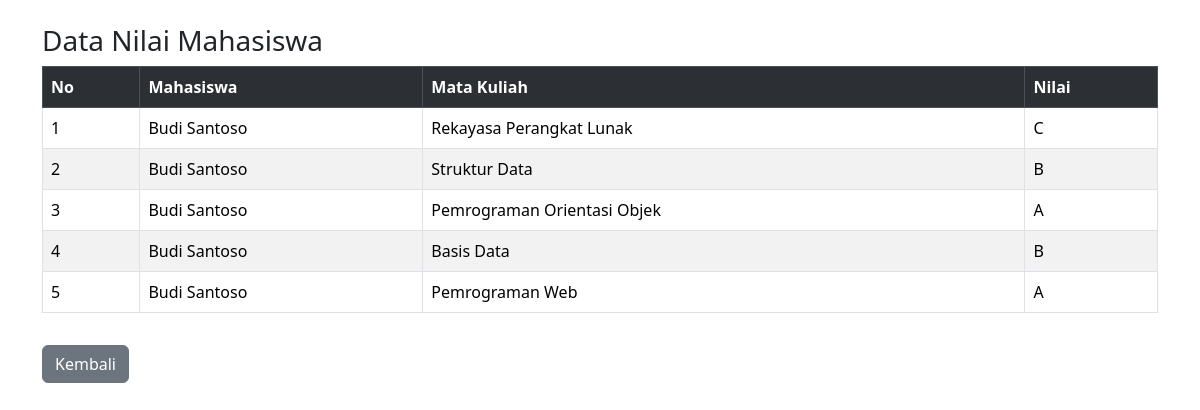
The page /index.php?url=nilai (signed in) on the database its author committed.
### tables this page shows
CREATE TABLE `nilai` (
  `id` int(11) NOT NULL,
  `mahasiswa_id` int(11) DEFAULT NULL,
  `matakuliah_id` int(11) DEFAULT NULL,
  `nilai` char(2) DEFAULT NULL
);

CREATE TABLE `mahasiswa` (
  `id` int(11) NOT NULL,
  `nim` varchar(20) NOT NULL,
  `nama` varchar(100) NOT NULL,
  `jurusan` varchar(100) DEFAULT NULL,
  `email` varchar(100) DEFAULT NULL,
  `created_at` timestamp NOT NULL DEFAULT current_timestamp()
);

CREATE TABLE `matakuliah` (
  `id` int(11) NOT NULL,
  `kode_mk` varchar(20) NOT NULL,
  `nama_mk` varchar(100) NOT NULL,
  `sks` int(11) NOT NULL
);

### app/controllers/Nilaicontroller.php (called while the page is built, shortened)
<?php
require_once '../app/models/Nilai.php';
class NilaiController {
public function index() {
    $nilai = new Nilai();
    $mahasiswa = new Mahasiswa();
    $matakuliah = new Matakuliah();
    if ($_SESSION['user']['role'] === 'admin') {
        $dataNilai = $nilai->all();
        $dataMahasiswa = $mahasiswa->all();
        $dataMatakuliah = $matakuliah->all();
    }
    else {
        $dataNilai = $nilai->byMahasiswa($_SESSION['user']['mahasiswa_id']);
    }
    require '../app/views/nilai/index.php';
}
}

### app/models/Nilai.php (called while the page is built, shortened)
<?php
require_once '../config/database.php';
class Nilai {
    private $conn;
    public function __construct() {
        $db = new Database();
        $this->conn = $db->connect();
    }
    public function byMahasiswa($mahasiswa_id) {
            $stmt = $this->conn->prepare(
                "SELECT n.id, m.nama AS mahasiswa, mk.nama_mk, n.nilai
                FROM nilai n
                JOIN mahasiswa m ON n.mahasiswa_id = m.id
                JOIN matakuliah mk ON n.matakuliah_id = mk.id
                WHERE n.mahasiswa_id = :mid
                ORDER BY n.id DESC"
            );
            $stmt->execute(['mid' => $mahasiswa_id]);
            return $stmt->fetchAll(PDO::FETCH_ASSOC);
         }
}

### config/database.php (called while the page is built, shortened)
<?php
class Database {
    private $host = "localhost";
    private $db   = "siakad_uas";
    private $user = "root";
    private $pass = "";
    public function connect() {
        try {
            $this->conn = new PDO(
                "mysql:host=$this->host;dbname=$this->db",
                $this->user,
                $this->pass
            );
            $this->conn->setAttribute(PDO::ATTR_ERRMODE, PDO::ERRMODE_EXCEPTION);
            return $this->conn;
        } catch(PDOException $e) {
            die("Koneksi gagal: " . $e->getMessage());
        }
    }
}

### app/views/nilai/index.php (the view, shortened to what this page needs)
<!DOCTYPE html>
<html>
<head>
    <link href="https://cdn.jsdelivr.net/npm/bootstrap@5.3.2/dist/css/bootstrap.min.css" rel="stylesheet">
</head>
<body class="container mt-4">
<h3>Data Nilai Mahasiswa</h3>
<table class="table table-bordered table-striped">
<tr class="table-dark">
    <th>No</th>
    <th>Mahasiswa</th>
    <th>Mata Kuliah</th>
    <th>Nilai</th>
</tr>
<?php if (!empty($dataNilai)): ?>
    <?php $no = 1; foreach ($dataNilai as $n): ?>
    <tr>
        <td><?= $no++ ?></td>
        <td><?= htmlspecialchars($n['mahasiswa']) ?></td>
        <td><?= htmlspecialchars($n['nama_mk']) ?></td>
        <td><?= htmlspecialchars($n['nilai']) ?></td>
    </tr>
    <?php endforeach; ?>
<?php endif; ?>
</table>
<a href="index.php?url=dashboard" class="btn btn-secondary mt-3">Kembali</a>
</body>
</html>

### rows shown on the page
nilai: mahasiswa.nama "Budi Santoso", matakuliah.nama_mk "Rekayasa Perangkat Lunak", nilai "C"
nilai: mahasiswa.nama "Budi Santoso", matakuliah.nama_mk "Struktur Data", nilai "B"
nilai: mahasiswa.nama "Budi Santoso", matakuliah.nama_mk "Pemrograman Orientasi Objek", nilai "A"
nilai: mahasiswa.nama "Budi Santoso", matakuliah.nama_mk "Basis Data", nilai "B"
nilai: mahasiswa.nama "Budi Santoso", matakuliah.nama_mk "Pemrograman Web", nilai "A"
